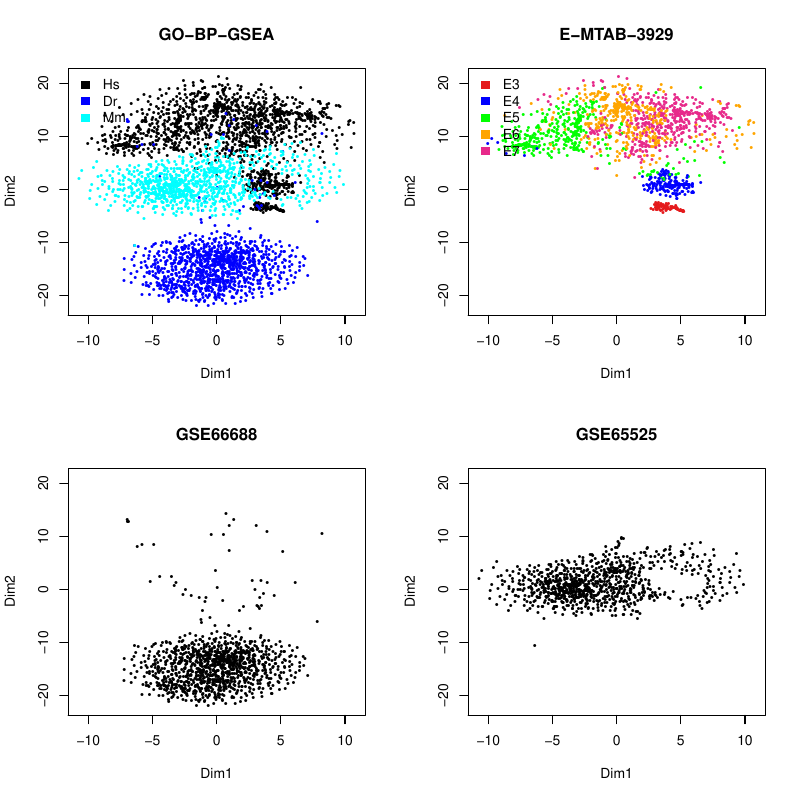

This figure's R source:
load("../E-MTAB-3929/GO.rda")
nes_1 <- nes
load("../GSE66688/GO.rda")
nes_2 <- nes
load("../GSE65525/GO.rda")
nes_3 <- nes
#data preparation

library(viper)
library(Rtsne)
library(made4)
go <- Reduce(intersect, list(rownames(nes_1), rownames(nes_2), rownames(nes_3)))
nes <- cbind(nes_1[go, ], nes_2[go, ], nes_3[go, ])
tsne <- Rtsne(as.dist(viperSimilarity(nes)), is_distance = T, pca = F, max_iter = 500, perplexity = 50)$Y
anno <- c(colnames(nes_1), rep("Dr", ncol(nes_2)), rep("Mm", ncol(nes_3)))
pdf("E-MTAB-3929-GSE66688-GSE65525.pdf", width = 8, height = 8)
par(mfrow = c(2, 2))
plot(tsne, col = c(rep(1, ncol(nes_1)), rep(4, ncol(nes_2)), rep(5, ncol(nes_3))), pch = 16, cex = 0.5, xlab = "Dim1", ylab = "Dim2", main = "GO-BP-GSEA")
legend("topleft", legend = c("Hs", "Dr", "Mm"), fill = c(1, 4, 5),  bty = "n", border = NA)
plot(tsne[1:ncol(nes_1), ], col = getcol(21)[as.factor(colnames(nes_1))], xlim = range(tsne[, 1]), ylim = range(tsne[, 2]), pch = 16, cex = 0.5, xlab = "Dim1", ylab = "Dim2", main = "E-MTAB-3929")
legend("topleft", legend = levels(as.factor(colnames(nes_1))), fill = getcol(21),  bty = "n", border = NA)
plot(tsne[(ncol(nes_1)+1):(ncol(nes_1)+ncol(nes_2)), ], col = 1, xlim = range(tsne[, 1]), ylim = range(tsne[, 2]), pch = 16, cex = 0.5, xlab = "Dim1", ylab = "Dim2", main = "GSE66688")
plot(tsne[(ncol(nes_1)+ncol(nes_2)+1):(ncol(nes_1)+ncol(nes_2)+ncol(nes_3)), ], col = 1, xlim = range(tsne[, 1]), ylim = range(tsne[, 2]), pch = 16, cex = 0.5, xlab = "Dim1", ylab = "Dim2", main = "GSE65525")
dev.off()

save(nes, anno, tsne, file = "GO.rda")
